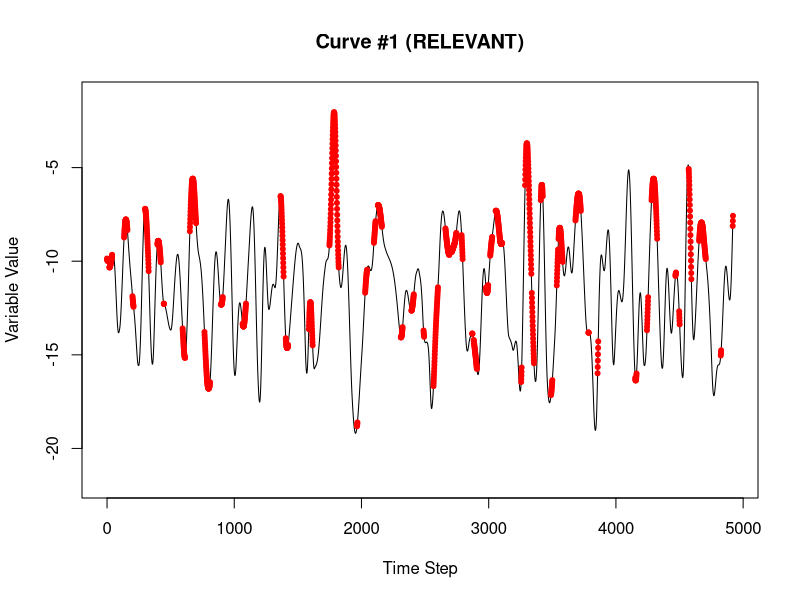
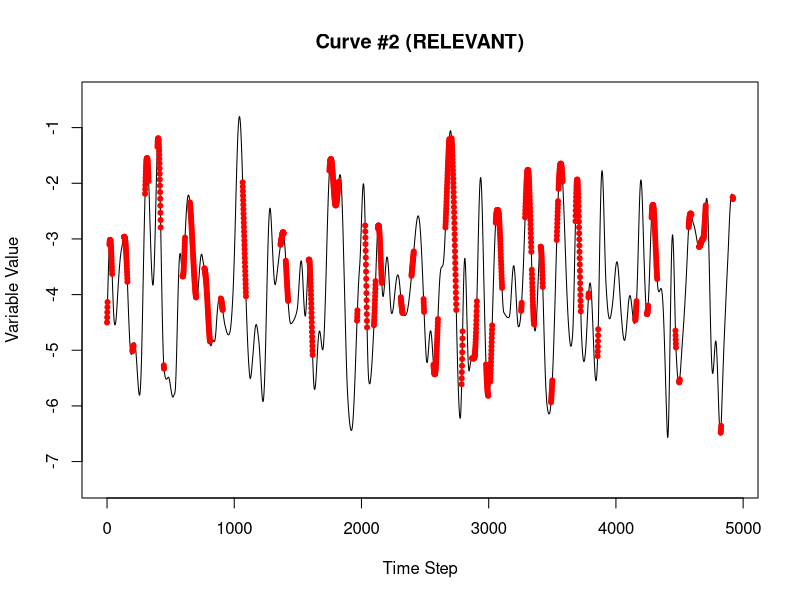
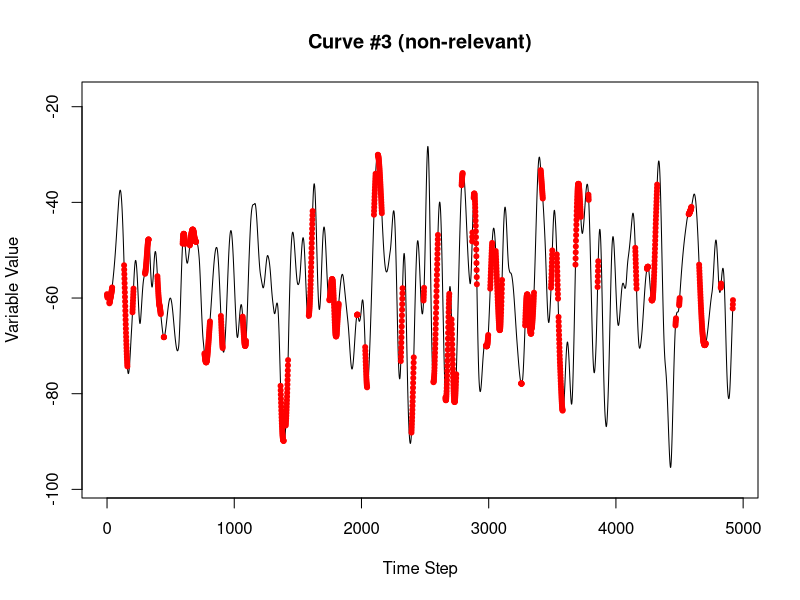
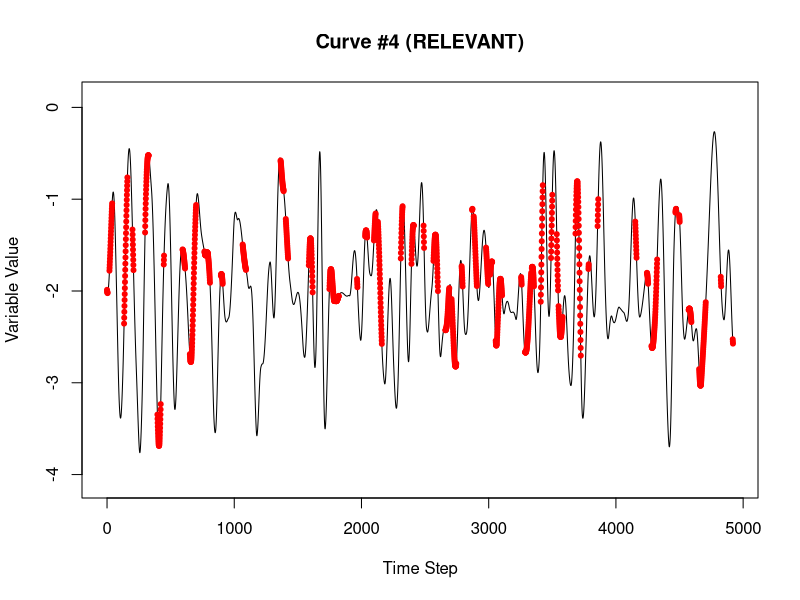
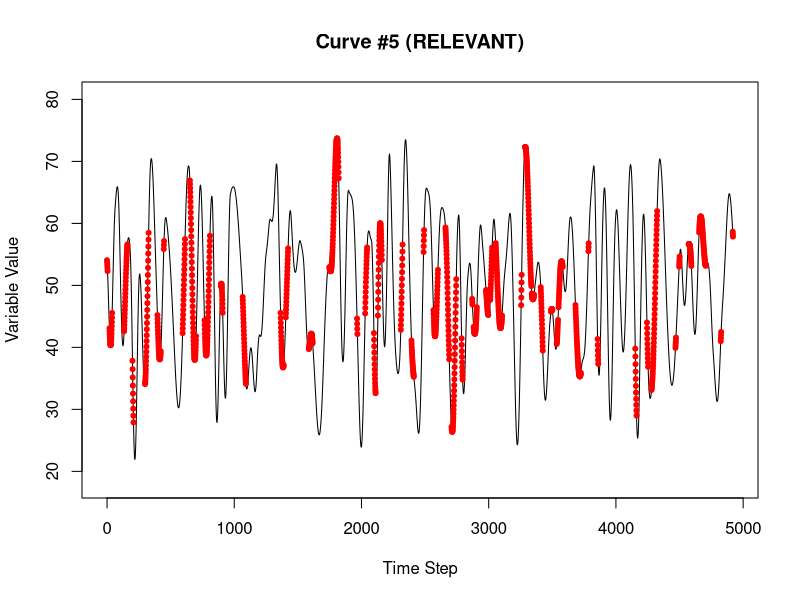
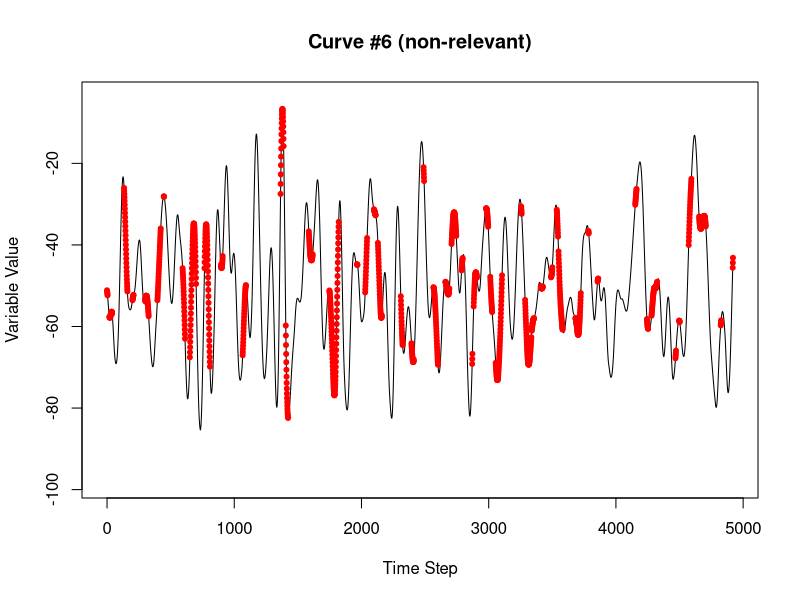
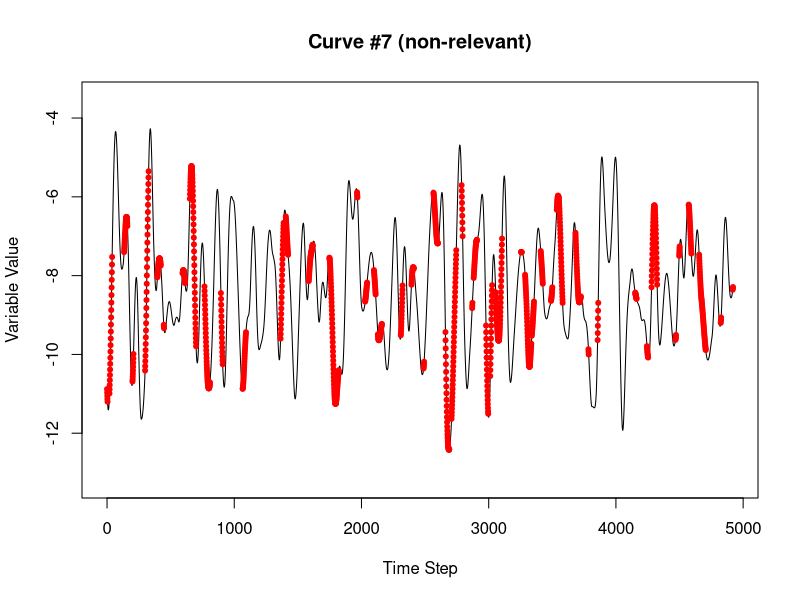
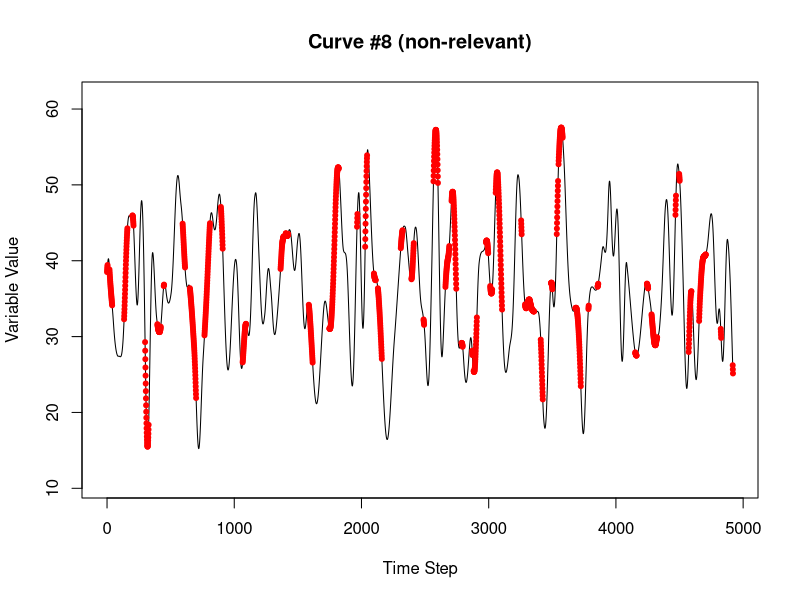

The R script that drew these images, in order:
library(dplyr)

# Executing this script will result in three data sets of interest:
# 1. dset       = the consolidated data set
# 2. dset_train = the training split of the consolidated data set
# 3. dset_test  = the test split of the consolidated data set
#
# NOTE: if it is desired to inspect the intermediate variables, comment out the
# last block, which removes all of the variables except the three listed above
# from the environment.


N          <- 100  # the number of RANDOM variables to generate
S          <- 15   # the number of superposed variables to generate
              # relevant variables vector (length must be smaller than "S" - not 5)
R          <- c(1, 2, 4, 5)  
              # whether the high & above or low & below or in-between thresholds
#               area is used
AB         <- c('a', 'a', 'n', 'n')
              # each group will be elements of an "or" clause, whereas each
#               element within the group will be considered an "and" clause
#               (the groups must be sequentially numbered from one)
gp         <- c(1, 1, 2, 2)
n          <- 40   # setting the number of cycles to generate
H          <- 10   # number of historical time steps to use for prediction
rseed      <- 1234 # the random seed for repeatability
train_fr   <- 0.5  # the fraction of the dataset used for the training portion of the data
              # the time displacements for the variables
disp       <- c(5, 10, 0, 3, 8, 0, 0, 0, 0, 0, 0, 0, 0, 0, 0, 0, 0, 0,
                0, 0, 0, 0, 0, 0, 0)
thresh_a   <- .5    # threshold above which the result contributes to a TRUE
#                    example for 'a' curves
thresh_b   <- .7   # threshold below which the result contributes to a TRUE
#                    example for 'b' curves
                   # (as a fraction of the max)
                   # NOTE:  For the narrow range 'n', results that lie within
#                           the boundaries defined by 'a' and 'b' will
#                           contribute to a TRUE example.

# setting the seed
set.seed(rseed)

# generating a set of sinusoidal signals that vary randomly by frequency with ~n cycles
# to mimic real-world phenomena driven by unseen inputs that tend to generate values
# as a continuous function
SIG_SIN_RND <- lapply(1:N, FUN = function(x) {
  unlist(lapply(1:n, FUN = function(x) { sin(seq(90, 449, sample(5, 1))/(180/pi)) })) })
# clipping a random number of elements to ensure that the phase is random as well
nmin <- n*360+1
SIG_SIN_RND <- lapply(SIG_SIN_RND, function(x) { 
  r    <-  x[sample(72, 1):length(x)]
  nmin <<- ifelse(length(r) < nmin, length(r), nmin) 
  return(r)
  })
# clipping the lengths so that all data sets are equal and adding a random vertical shift
SIG_SIN_RND <- lapply(SIG_SIN_RND, function(x) { return(x[1:nmin] + sample(200,1)/100) })

# Generating a set of superposed signals that use the random sinusoidal signals as a base
# determining how many random variables to sample.  As with the real world, the variables
# that you choose to measure may have overlapping causal effects that also affect some
# of the other variables that you chose, so sampling the curves with replacement.
nfun <- N%/%S + 1
SIG_SUPPOS  <- list()
for (j in 1:S) {
  SIG_SUPPOS[[j]] <- SIG_SIN_RND[[sample(N,1)]]
  for (i in 1:nfun)
    SIG_SUPPOS[[j]] <- SIG_SUPPOS[[j]] + SIG_SIN_RND[[sample(N,1)]]
  # varying the magnitude of the result
  SIG_SUPPOS[[j]] <- (rnorm(1, sd = .05) + .02) * 100 * SIG_SUPPOS[[j]] 
  }

# setting time displacements in which each "event" occurs after the threshold is breached
# in the real world an even may not occur immediately after a condition is met, there may
# be a reaction time between meeting a condition and event commencement.  Possible Examples:
# 1) Price response for a shortage of production for a specific product. There is a certain
#    amount of inventory space for the product so vendors likely will not raise their prices
#    before they need to re-order.
# 2) Price response for shortage in production of a specific product precursor, that is, an
#    element of a product that that is required for product assembly, but which may have
#    substitutes available.  This means that multiple thresholds will need to be breached
#    in order to trigger a corresponding event.  And there may be a time displacement
#    associated with each threshold if a shortage in the preferred item causes cascading
#    shortages in the substitute items.
# 3) A safety incident that depends on several dangerous conditions occurring simultaneously
#    or in sequence.  A risk precursor that is measurable (say aggregate training levels)
#    may beget other conditions that take some time to materialize, thus creating a danger
#    signal if a certain sequence of measurable precursors occurs.
#

# constructing a version of the curves that is shifted forward according to the
# displacements vector so that the original time sequence can remain untouched
SS <- SIG_SUPPOS
for (r in R) 
  if (disp[r] > 0) SS[[r]] <- c(rep(0, disp[r]), SS[[r]][1:(length(SS[[r]])-disp[r])])

# superposing the relevant variables
posg = list() # the gth element of the "or" clause
# keeping track of the limits for comparison purposes later
limits <- list()
for (i in 1:length(R)) {
  g <- gp[i]
  if (length(posg) < g) {
    # initializing the vector elements if the posg list element does not yet
    # have data in it 
    posg[[g]] <- rep(TRUE, length(SS[[1]]))
    }
  r  <- R[i]
  if      (AB[i] == 'a') {
    posg[[g]] <- posg[[g]] &
      (SS[[r]] > (thresh_a*(max(SS[[r]]) - min(SS[[r]])) + min(SS[[r]])))
    limits[[i]] <-
      c((thresh_a*(max(SS[[r]]) - min(SS[[r]])) + min(SS[[r]])), max(SS[[r]]))
  }
  else if (AB[i] == 'b') {
    posg[[g]] <- posg[[g]] &
      (SS[[r]] < (thresh_b*(max(SS[[r]]) - min(SS[[r]])) + min(SS[[r]])))
    limits[[i]] <-
      c(min(SS[[r]]), (thresh_b*(max(SS[[r]]) - min(SS[[r]])) + min(SS[[r]])))
  }
  else if (AB[i] == 'n') {
    posg[[g]] <- posg[[g]] &
      (SS[[r]] < (thresh_b*(max(SS[[r]]) - min(SS[[r]])) + min(SS[[r]]))) &
      (SS[[r]] > (thresh_a*(max(SS[[r]]) - min(SS[[r]])) + min(SS[[r]])))
    limits[[i]] <- c((thresh_a*(max(SS[[r]]) - min(SS[[r]])) + min(SS[[r]])),
                     (thresh_b*(max(SS[[r]]) - min(SS[[r]])) + min(SS[[r]])))
  }
}
lnames <- paste0(paste0("V",R,"TM"),disp[R])
names(limits) <- lnames

# combine all of the 'and' clauses together with the 'or' clause
pos <- rep(FALSE, length(SS[[1]]))
# keeping track of which groups are contributing to which outcome - each group
# uses a bit in a 32 bit integer, and all of those integers are retained in a
# vector - used for testing strategies to deal with entangled data sets (those
# that have positive outcomes from multiple sources - each source is entangled
# with the others)
attrib <- rep(0, length(SS[[1]]))
for (g in 1:length(posg)) {
  pos    <- pos | posg[[g]]
  attrib <- attrib + 2 ^ ((g-1)*pos[[g]])
}

time_steps <- which(pos)

# plotting the curves
for (i in 1:S) {
  srelev <- ifelse(i %in% R, "RELEVANT", "non-relevant")
  xvals  <- 0:(length(SIG_SUPPOS[[i]]) - 1)
  plot(xvals, SIG_SUPPOS[[i]], xlab = "Time Step", ylab = "Variable Value",
       main = sprintf("Curve #%d (%s)", i, srelev), type = "l", col = "black",
       ylim = c(mean(SIG_SUPPOS[[i]]) - 0.6*(max(abs(SIG_SUPPOS[[i]])) - min(abs(SIG_SUPPOS[[i]]))), 
                mean(SIG_SUPPOS[[i]]) + 0.6*(max(abs(SIG_SUPPOS[[i]])) - min(abs(SIG_SUPPOS[[i]])))))

  points(xvals[time_steps], SIG_SUPPOS[[i]][time_steps], col = "red", pch = 20)
}


# assembling the positive examples for each variable
# getting the indices of the positive examples
pos_indices  <- (1:nmin)[time_steps]
pos_indices  <- pos_indices[pos_indices > H]
# getting H number of historical time steps prior to the positive event
for (i in 1:S) {
  pos_hist     <- t(sapply(pos_indices, FUN = function(x)
    { return(SIG_SUPPOS[[i]][(x-H):x]) }))
  colnames(pos_hist) <- paste0("V",as.character(i),"TM", as.character(H:0))
  if (i == 1) pos_examples <- pos_hist
  if (i >  1) pos_examples <- cbind(pos_examples, pos_hist)
}
pos_examples <- data.frame(pos_examples)
pos_examples$INDC <- TRUE
pos_examples$X    <- pos_indices

# assembling the negative examples for each variable
# getting the indices of the negative examples
neg_indices  <- (1:nmin)[-time_steps]
# eliminating any that have H or less historical time steps preceding them
neg_indices  <- neg_indices[neg_indices > H]
# getting H number of historical time steps prior to the positive event
for (i in 1:S) {
  neg_hist     <- t(sapply(neg_indices, FUN = function(x)
    { return(SIG_SUPPOS[[i]][(x-H):x]) }))
  colnames(neg_hist) <- paste0("V",as.character(i),"TM", as.character(H:0))
  if (i == 1) neg_examples <- neg_hist
  if (i >  1) neg_examples <- cbind(neg_examples, neg_hist)
}

neg_examples <- data.frame(neg_examples)
neg_examples$INDC <- FALSE
neg_examples$X    <- neg_indices

dset   <- rbind(pos_examples, neg_examples)
dset   <- arrange(dset, X)

curve_data <- list(relev = R, thresh_a = thresh_a, thresh_b = thresh_b, disp = disp,
                   SIG_SIN_RND = SIG_SIN_RND, SIG_SUPPOS = SIG_SUPPOS,
                   time_steps = time_steps, dset = dset)

dset_train <- dset[sample(dim(dset)[1], train_fr*dim(dset)[1]),]
temp       <- dset[!(dset$X %in% dset_train$X),]
dset_dev   <- temp[sample(dim(temp)[1], 0.5*dim(temp)[1]),]
dset_test  <- temp[!(temp$X %in% dset_dev$X),]

limlist    <- list()
for (i in 0:H) limlist[[i+1]] <- c(0,0)
all_limits <- list()
for (i in 1:S) {
  all_limits[[i]] <- limlist
  names(all_limits[[i]]) <- paste0(paste0("V",i,"TM"),0:H)

  prefix <- paste0("V",i,"TM")
  for (j in 0:H)
    all_limits[[i]][[j+1]] <- c(min(dset_train[,paste0(prefix,j)][dset_train$INDC]),
                                max(dset_train[,paste0(prefix,j)][dset_train$INDC]))
  
  in_this_list <- names(limits)[names(limits) %in% names(all_limits[[i]])]
  if (length(in_this_list) > 0) {
    all_limits[[i]][in_this_list] <- limits[in_this_list]
  }
}
names(all_limits) <- paste0("V",c(1:S),"TM")

# CLEAN-UP
# (if you wish to inspect the intermediate variables, comment out this block)

rm(list=c("all_limits", "curve_data", "limits", "limlist", "neg_examples",
          "neg_hist", "pos_examples", "pos_hist", "posg", "SIG_SIN_RND",
          "SIG_SUPPOS", "SS", "AB", "attrib", "disp", "g", "gp", "H", "i",
          "in_this_list", "j", "lnames", "n", "N", "neg_indices", "nfun",
          "nmin", "pos", "pos_indices", "prefix", "r", "R", "rseed", "S",
          "srelev", "thresh_a", "thresh_b", "time_steps", "train_fr", "xvals"))